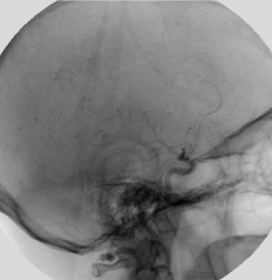
%> input picture 6. Intensity Transformations and Spatial Filtering/liveImage.tif (cropped and resized to the size of MATLAB's example picture), 272 x 280 px, given in place of circuit.tif, which was not available
$ octave Part1.m   (GNU Octave 9; MATLAB toolbox functions it lacks are replaced by stand-ins)
%> lines starting %> are read from the running program, lines starting %| are printed output that depends on the picture; pictures that were not available may be replaced by others from this repository, and a replacement may not be noted
%Histogram Interpretion

img1 = imread('circuit.tif');
%> img1 is the input picture: size 280x272 uint8; min 0, max 228, mean 127.8

figure;
imshow(img1);
title( 'circuit.tif' );
figure;
h = histogram(img1);
title( 'Default histogram' );
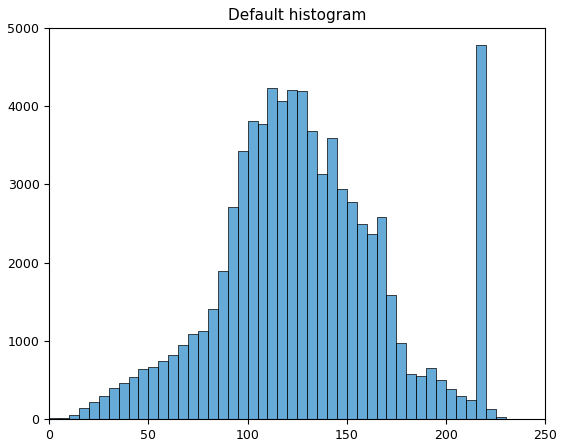
%> figure redrawn from the program's plot data; tallest bar 4778 high, from x = 215 to 220
figure;
h1 = histogram(img1);
h1.NumBins = 64;
title( 'Histogram with 64 bins' );
%> figure, not shown here; tallest bar 4778 high, from x = 215 to 220
figure;
h2 = histogram(img1);
h2.NumBins = 32;
title( 'Histogram with 32 bins' );
%> figure, not shown here; tallest bar 4778 high, from x = 215 to 220
figure;
h3 = histogram(img1);
h3.NumBins = 16;
title( 'Histogram with 16 bins' );
%> figure, not shown here; tallest bar 4778 high, from x = 215 to 220

%I noticed that, by decreasing the number of bins, the width of the bin
%increases, and helps to get accurate data, easy to differentiate and well grouped.

%Part c
img2 = imread('highContrast.tif');
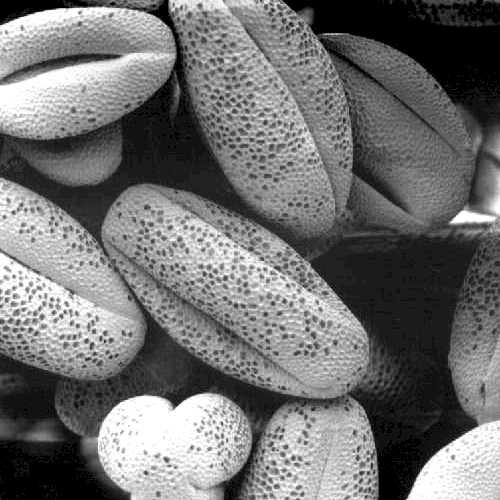
%> input picture 6. Intensity Transformations and Spatial Filtering/highContrast.tif, 500 x 500 px
%> img2 is the input picture: size 500x500 uint8; min 0, max 255, mean 113.2
img3 = imread('lowContrast.tif');
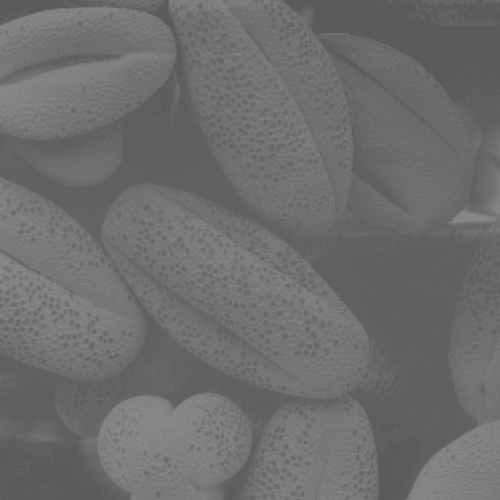
%> input picture 6. Intensity Transformations and Spatial Filtering/lowContrast.tif, 500 x 500 px
%> img3 is the input picture: size 500x500 uint8; min 91, max 138, mean 109.1
img4 = imread('bright.tif');
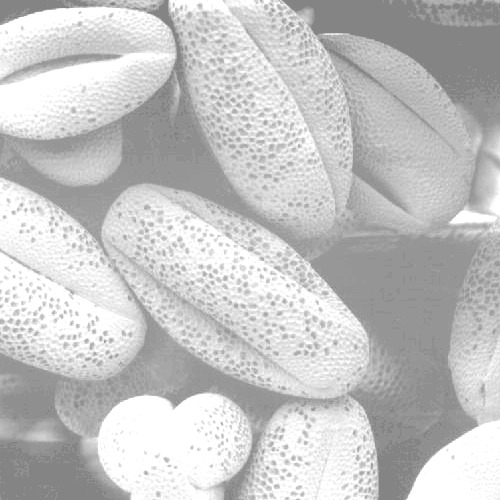
%> input picture 6. Intensity Transformations and Spatial Filtering/bright.tif, 500 x 500 px
%> img4 is the input picture: size 500x500 uint8; min 132, max 255, mean 196.4
img5 = imread('dark.tif');
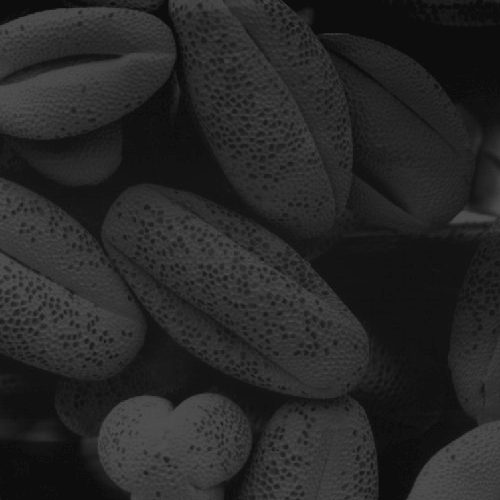
%> input picture 6. Intensity Transformations and Spatial Filtering/dark.tif, 500 x 500 px
%> img5 is the input picture: size 500x500 uint8; min 13, max 83, mean 38.7

figure;
h4 = histogram(img2);
title( 'highContrast image' );
%> figure, not shown here; tallest bar 17698 high, from x = 0 to 5
%In this histogram for the high contrast image, the bins are distributed along
%the total range, covering all the ranges.

figure;
h5 = histogram(img3);
title( 'lowContrast image' );
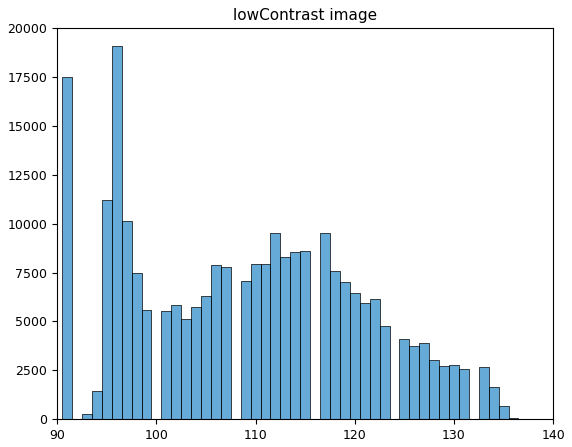
%> figure redrawn from the program's plot data; tallest bar 19078 high, from x = 95.5 to 96.5
%In this histogram for the low contrast image, the bins are concentrated
%along a relatively narrow range of tones, having a gaps between the bins.

figure;
h6 = histogram(img4);
title( 'bright image' );
%> figure, not shown here; tallest bar 28659 high, from x = 254 to 256
%In this histogram for the bright image, the bins are shifted more to the
%right than to the left. However, we have a few bins to the left because of
%the dark spots in the image.

figure;
h7 = histogram(img5);
title( 'dark image' );
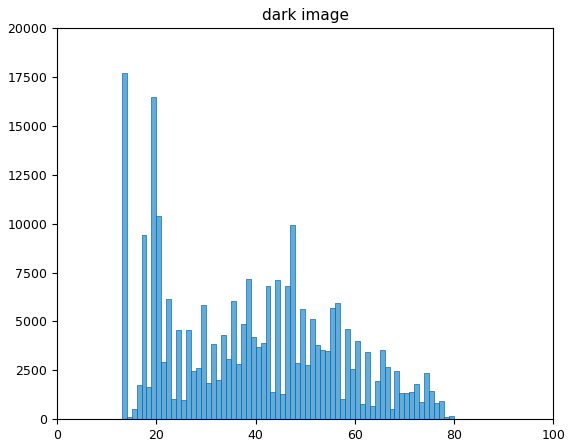
%> figure redrawn from the program's plot data; tallest bar 17718 high, from x = 13 to 14
%In this histogram for the dark image, the bins are shifted more to the
%left than to the right.
